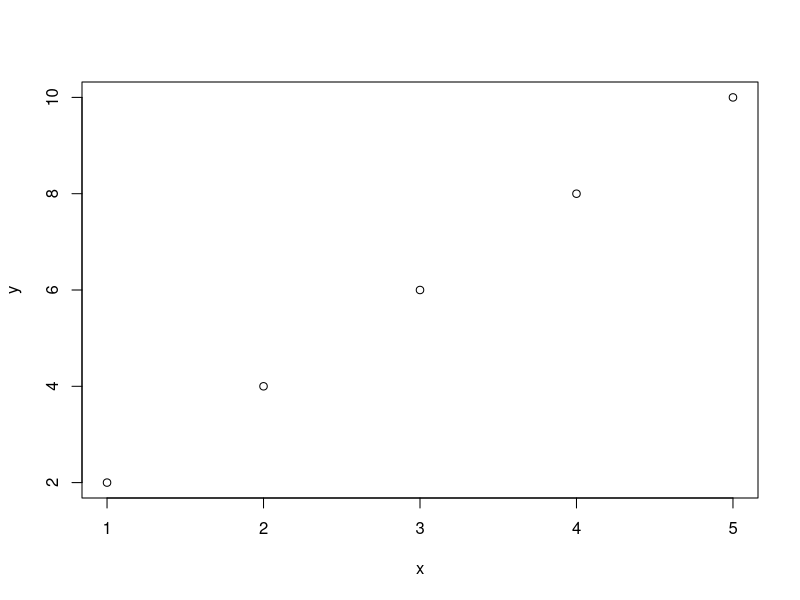
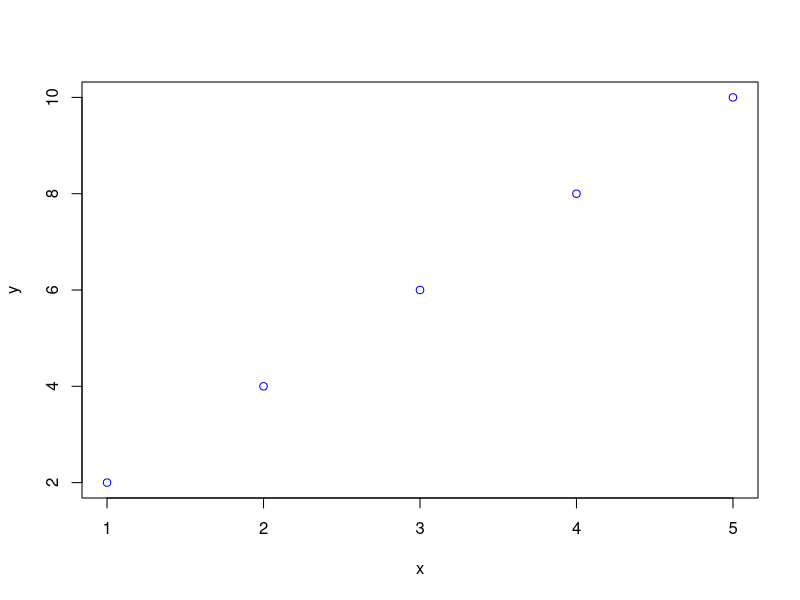
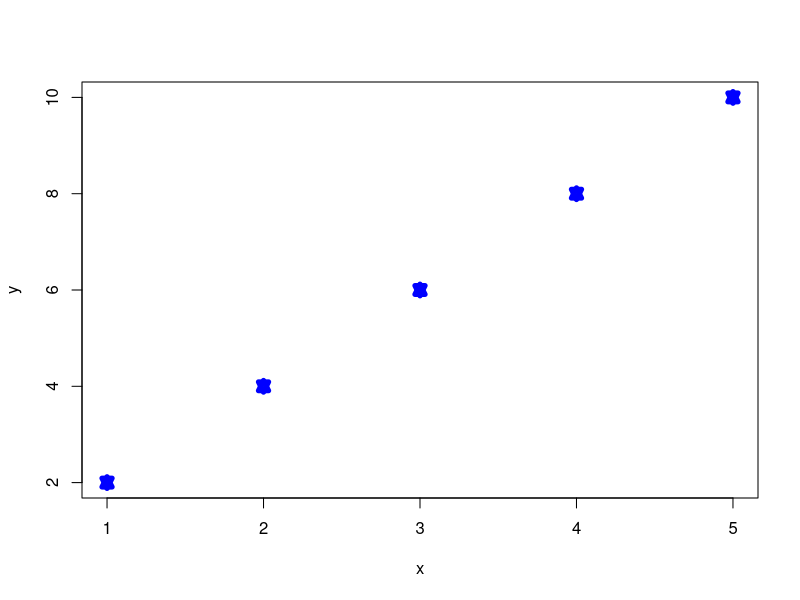
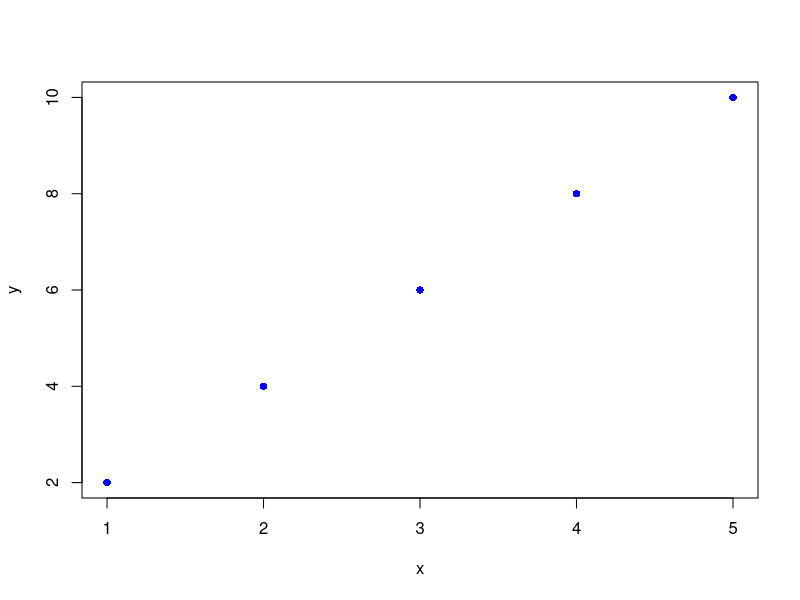
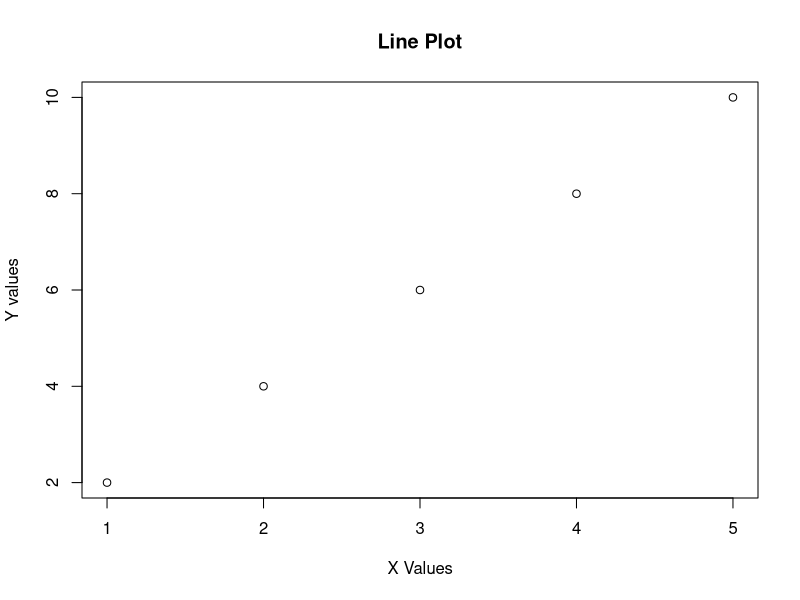
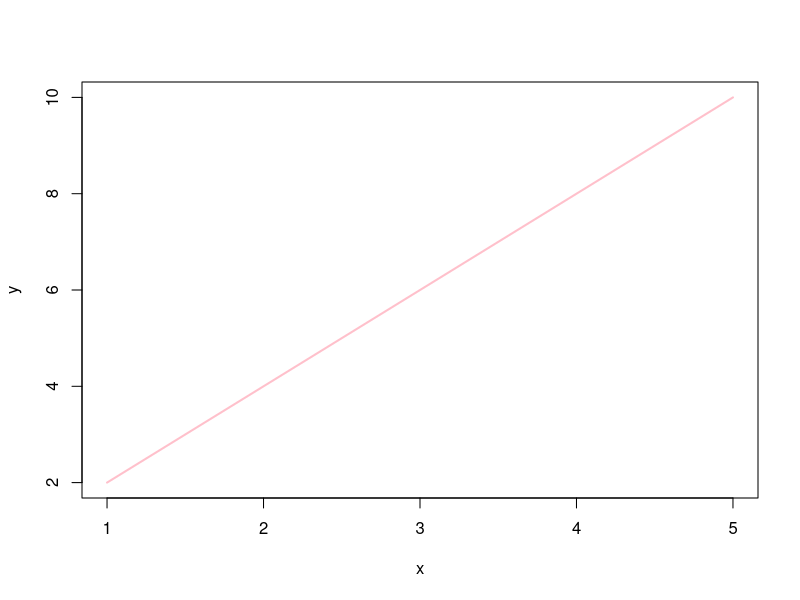
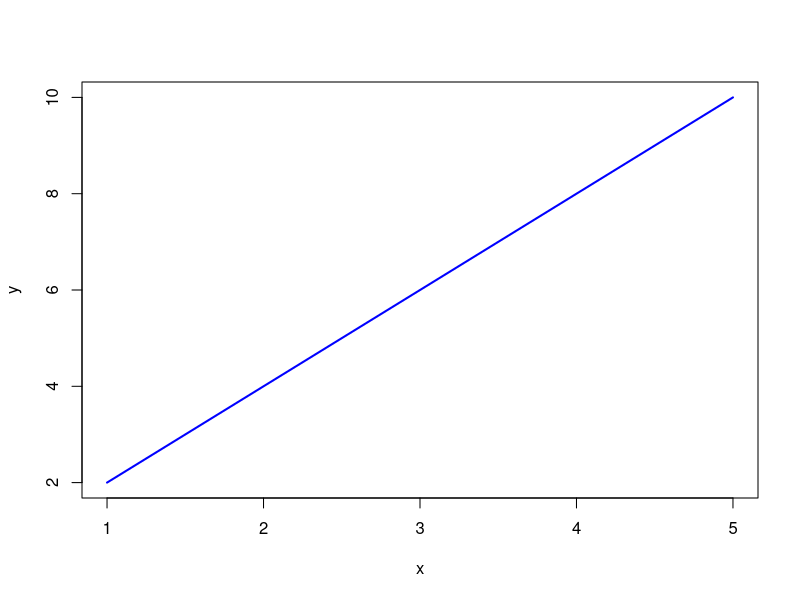
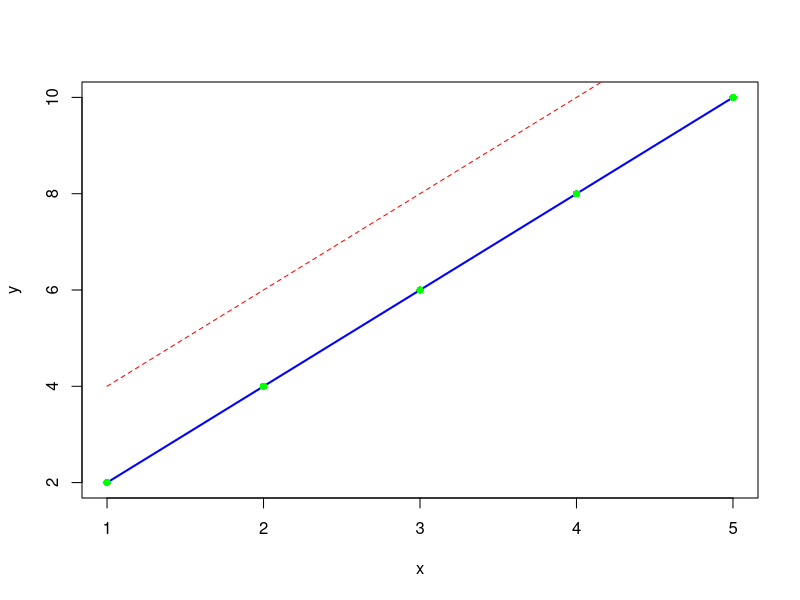

Source code (R) for these figures, in order:
# Basic Plotting in R
# To plot a simple line graph,plot() function is used
# Arguments- col(for color) , lwd(line width), pch(point character,for deciding which data point to represent)
# pch - plot characters,symbols or shapes

x=c(1,2,3,4,5)
y=c(2,4,6,8,10)

print(plot(x,y))

print(plot(x,y,col='blue'))

print(plot(x,y,col='blue',lwd=5,pch=11))

print(plot(x,y,col='blue',lwd=5,pch=16))

# Title and axis labels
print(plot(x,y,main="Line Plot",xlab="X Values",ylab="Y values"))

# Color Line and Plot Appearances
print(plot(x,y,type="l",col="pink",lwd=2))

print(plot(x,y,type="l",col="blue",lwd=2))

# lty line types like solid dashed
plot(x,y,type="l",col="blue",lwd=2)

lines(x,y+2,col="red",lty=2)

points(x,y,col="green",pch=16)

# Plotting Region Limits
plot(x,y,xlim=c(0,6),ylim=c(0,12))

# Adding points,lines and text to an existing plot
plot(x,y)

points(3,6,col="red",pch=16)

text(4,8,"My Text",col="blue")

x1=c(2,3,4,5,6,7,8,11,12)
y1=c(4,9,16,25,36,49,64,121,144)

print(plot(x1,y1))

points(12,144,col="yellow",lwd=10)

text(11,121,"T")
text(11,121,"T",col="red")

# Automatic Plot types
# Depending on the data,R will automatically create plot choosing appropriate plot type.
# Bar plot for categorical data
# Dosen't plot as x limits does not have numeric values
# fruit=c("apple","banana","orange")
# quantity=c(10,20,15)
# print(plot(fruit,quantity))